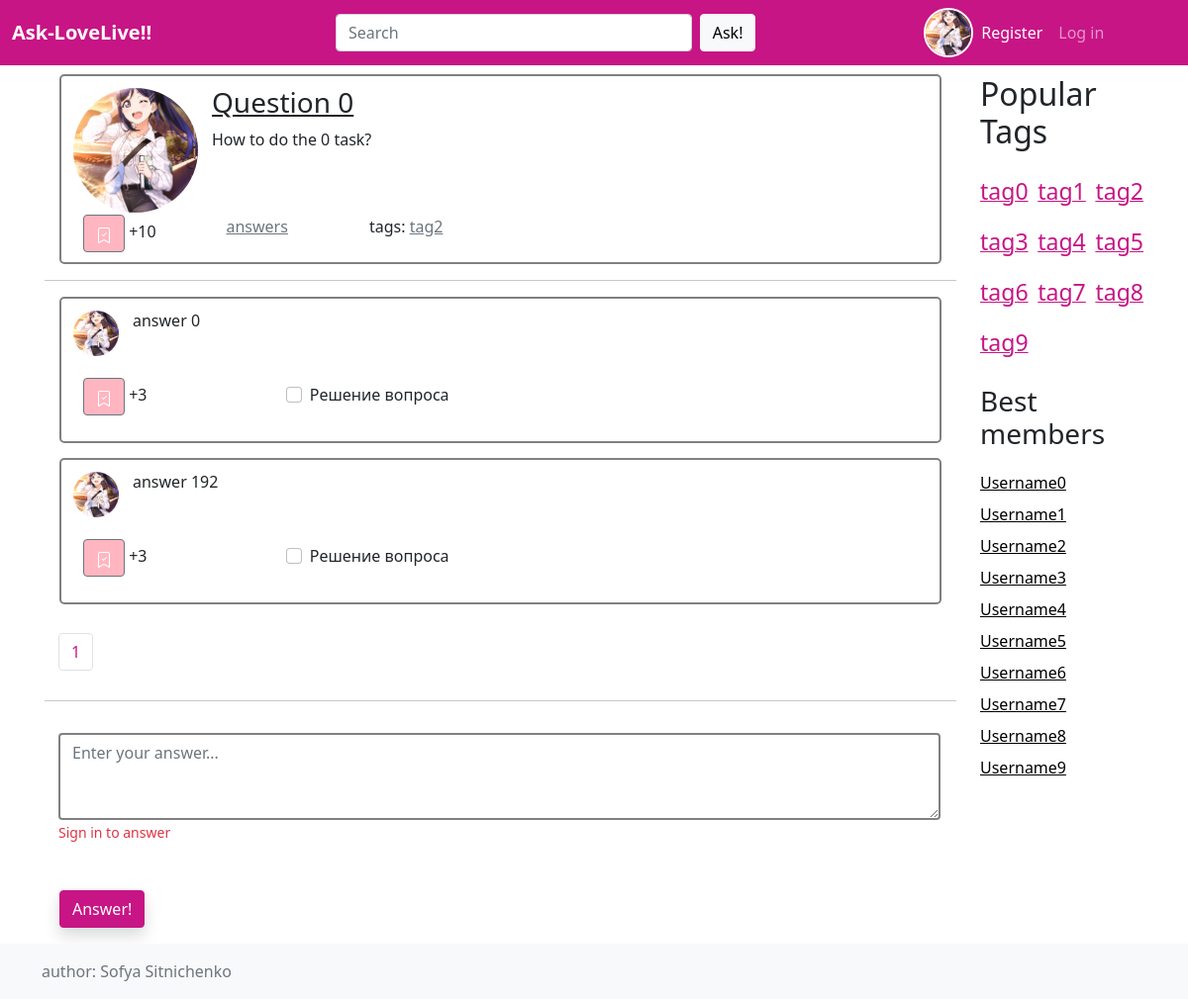
Screenshot of /question/1/ with the database file from the repository.
### app/models.py (models this page shows, shortened)
class Question(models.Model):
    objects = QuestionManager()
    author = models.ForeignKey(User, on_delete=models.CASCADE, null=True)
    tags = models.ManyToManyField(Tag)
    title = models.CharField(max_length=256)
    text = models.CharField(max_length=1000)

class Tag(models.Model):
    objects = TagManager()
    title = models.CharField(max_length=50, verbose_name="Tag")

class Answer(models.Model):
    objects = AnswerManager()
    author = models.ForeignKey(User, on_delete=models.CASCADE, null=True)
    question = models.ForeignKey(Question, on_delete=models.CASCADE, null=True)
    text = models.TextField(verbose_name="Answer text")
    is_correct = models.BooleanField(default=False, verbose_name="Answer corrective")

class User(models.Model):
    username = models.CharField(max_length=256)
    email = models.EmailField()
    password = models.CharField(max_length=256)

### app/views.py (the view)
# urls.py: path('question/<int:id>/', views.question, name="question"),
def question(request, id):
    question = Question.objects.get_question_by_id(id)
    answers = pagination(Answer.objects.get_answers_by_id(id), 3, request)
    tags = Tag.objects.all()
    users = User.objects.all()
    user = request.user
    return render(request, "question_page.html", {'answers': answers, 'question': question, 'tags': tags[:10], 'user': user, 'users': users[:10]})

### app/models.py (called while the page is built)
    def get_question_by_id(self, id):
        return self.get(id=id)

    def get_answers_by_id(self, id):
        return self.filter(question__id=id)

### app/views.py (called while the page is built)
def pagination(list_obj, list_num, request):
    paginator = Paginator(list_obj, list_num)
    page = request.GET.get('page')
    content = paginator.get_page(page)
    return content

### templates/question_page.html
{% extends "incl/base.html" %}
{% load static %}
{% block content %}
      <div class="col-10">
          {% include "incl/single_question.html" %}
          <hr color="black">
          {% for ans in answers %}
              {% include "incl/answer.html" %}
          {% endfor %}
        {% include "incl/answers_pagination.html" %}
        <hr color="black">
        <div class="row">
          <p><form class="question_form">
            <div class="form-group">
              <textarea class="form-control" id="exampleFormControlTextarea1" rows="3" style="border: 2px solid grey" placeholder="Enter your answer..."></textarea>
              <p><small style="color: #dc3545">Sign in to answer</small></p>
            </div>
          </form></p>
          <p><button type="button" class="btn btn-pink shadow rounded" style="margin-left: 15px">Answer!</button></p>
        </div>
      </div>
        {% endblock content %}

### templates/incl/base.html (shortened to what this page needs)
{% load static %}
<!doctype html>
<html lang="en" class="h-100">
  <head>
    <link href="{% static "css/bootstrap.min.css" %}" rel="stylesheet">
    <link href="{% static "css/my.css" %}" rel="stylesheet">
  </head>
  <body class="d-flex flex-column h-100">
{% include "incl/navbar.html" %}
<main class="flex-shrink-0">
  <div class="container">
    <div class="row">
        {%  block content  %}
        {%  endblock content  %}
      <div class="col-2">
        <p><h2>Popular Tags</h2></p>
        <div class="tags_style">
          <p align="justify">
              {% for tag in tags %}
                    <a href="{% url 'tag' tag.title %}" style="color: #C71585"><big><big>{{ tag.title }}</big></big></a>
              {% endfor %}
          </p>
          <p><h3>Best members</h3></p>
          <div style="line-height: 200%">
            <p>
                {% for user in users %}
                    <a href="#" style="color: black">{{ user.username }}</a><br>
                {% endfor %}
            </p>
          </div>
        </div>
      </div>
    </div>
  </div>
</main>
<footer class="footer mt-auto py-3 bg-light">
  <div class="container">
    <span class="text-muted">author: Sofya Sitnichenko</span>
  </div>
</footer>
  </body>
</html>

### templates/incl/single_question.html (shortened to what this page needs)
{% load static %}
        <div class="row question">
          <div class="col-1 block__inner">
            <img  class="avatar" src="{% static "img/Kanan.png"  %}" alt="">
          </div>
          <div class="col-10">
            <a class="link-dark" href="{% url 'question' question.id %}"><h3>{{ question.title }}</h3></a>
            <p>
            {{ question.text }}
            </p>
          </div>
          <div class="col-2">
            <button type="button" class="btn btn-secondary" style="background-color: lightpink">
            </button>
            +10
          </div>
          <div class="col-2">
            <a href="{% url 'question' question.id %}" class="link-secondary">answers {{ question.num_answers }}</a>
          </div>
          <div class="col-4">
            tags:
            {% for tag in question.tags.all %}
                <a href="{% url 'tag' tag.title %}" class="link-secondary">{{ tag.title }}</a>
            {% endfor %}
          </div>
        </div>

### templates/incl/answer.html (shortened to what this page needs)
{% load static %}
        <div class="row question">
          <div class="col-1 block__inner_response">
            <img  class="avatar" src="{% static "img/Kanan.png"  %}" alt="">
          </div>
          <div class="col-11">
            <p>{{ ans.text }}</p>
          </div>
          <div class="col-3" style="margin-top: 20px">
            <p><button type="button" class="btn btn-secondary" style="background-color: lightpink">
            </button>
            +3</p>
          </div>
          <div class="col-3 form-check" style=" margin-top: 25px">
            <input class="form-check-input" type="checkbox" value="">
            <label class="form-check-label">
              Решение вопроса
            </label>
          </div>
        </div>

### static/css/my.css (style rules this page uses)
main > .container { padding: 60px 15px 0; }
.question { margin: 15px; padding: 10px; border: 2px solid gray; border-radius: 5px; }
.question_form { margin: 15px; padding-right: 43px; padding-left: 11px; margin-top: 0px; }
.btn-pink { color: #fff; background-color: #C71585; border-color: #C71585; }
.avatar { position: absolute; top: 0; left: 0; width: 100%; height: 100%; object-fit: cover; border: 2px solid white; border-radius: 100%; }
.tags_style { line-height: 300%; }
.block__inner { width: 130px; height: 130px; padding-top: 130px; background-color: white; position: relative; }
.block__inner_response { width: 50px; height: 50px; padding-top: 50px; background-color: white; position: relative; }

### rows the page displays
Question: title "Question 0", text "How to do the 0 task?"
Tag: title "tag2"
Answer: text "answer 0"
Answer: text "answer 192"
Tag: title "tag0"
Tag: title "tag1"
Tag: title "tag3"
Tag: title "tag4"
Tag: title "tag5"
Tag: title "tag6"
Tag: title "tag7"
Tag: title "tag8"
Tag: title "tag9"
User: username "Username0"
User: username "Username1"
User: username "Username2"
User: username "Username3"
User: username "Username4"
User: username "Username5"
User: username "Username6"
User: username "Username7"
User: username "Username8"
User: username "Username9"

### other values shown
{{ answers.number }} "1"
